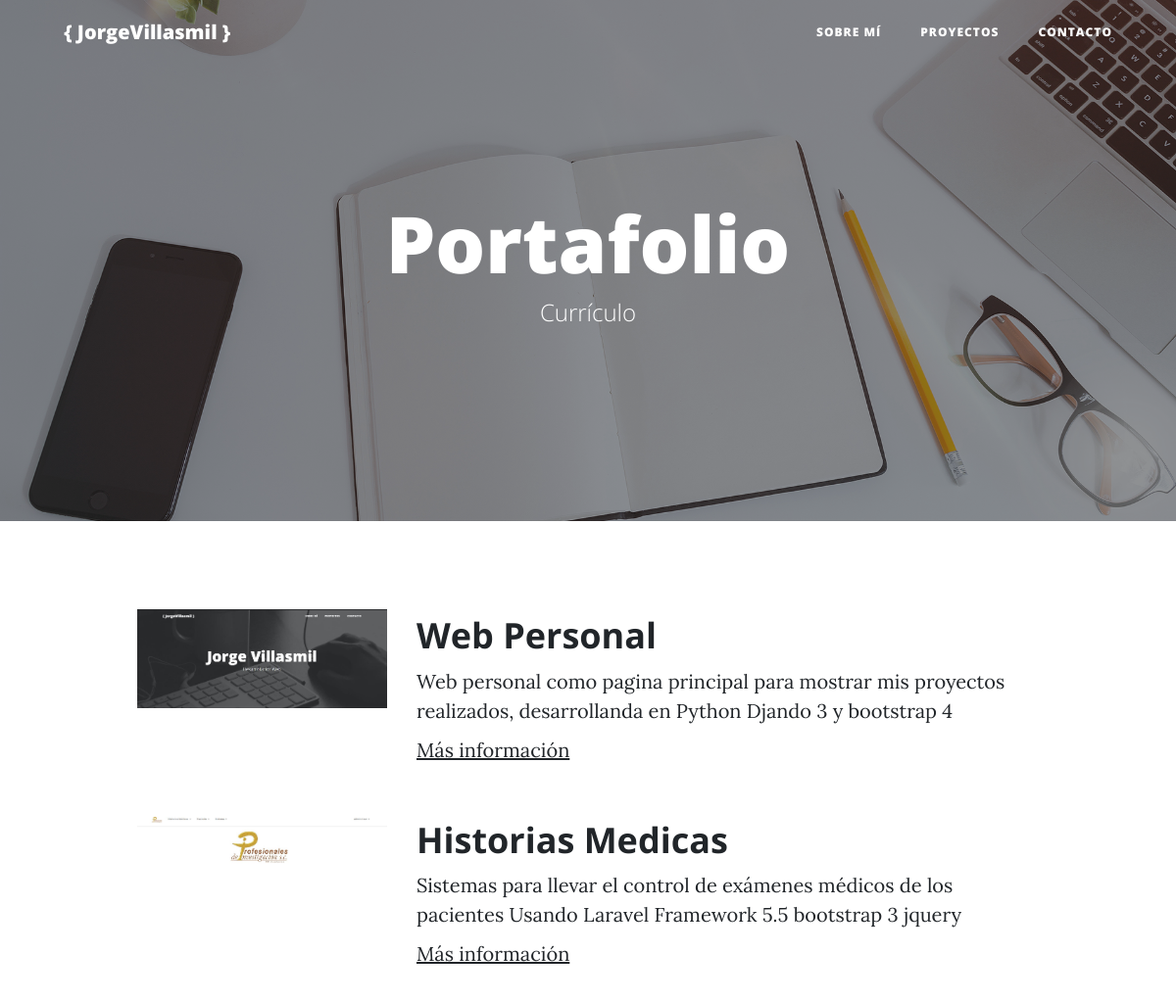
/portfolio/ (upper part), run on an earlier commit of the app's database.
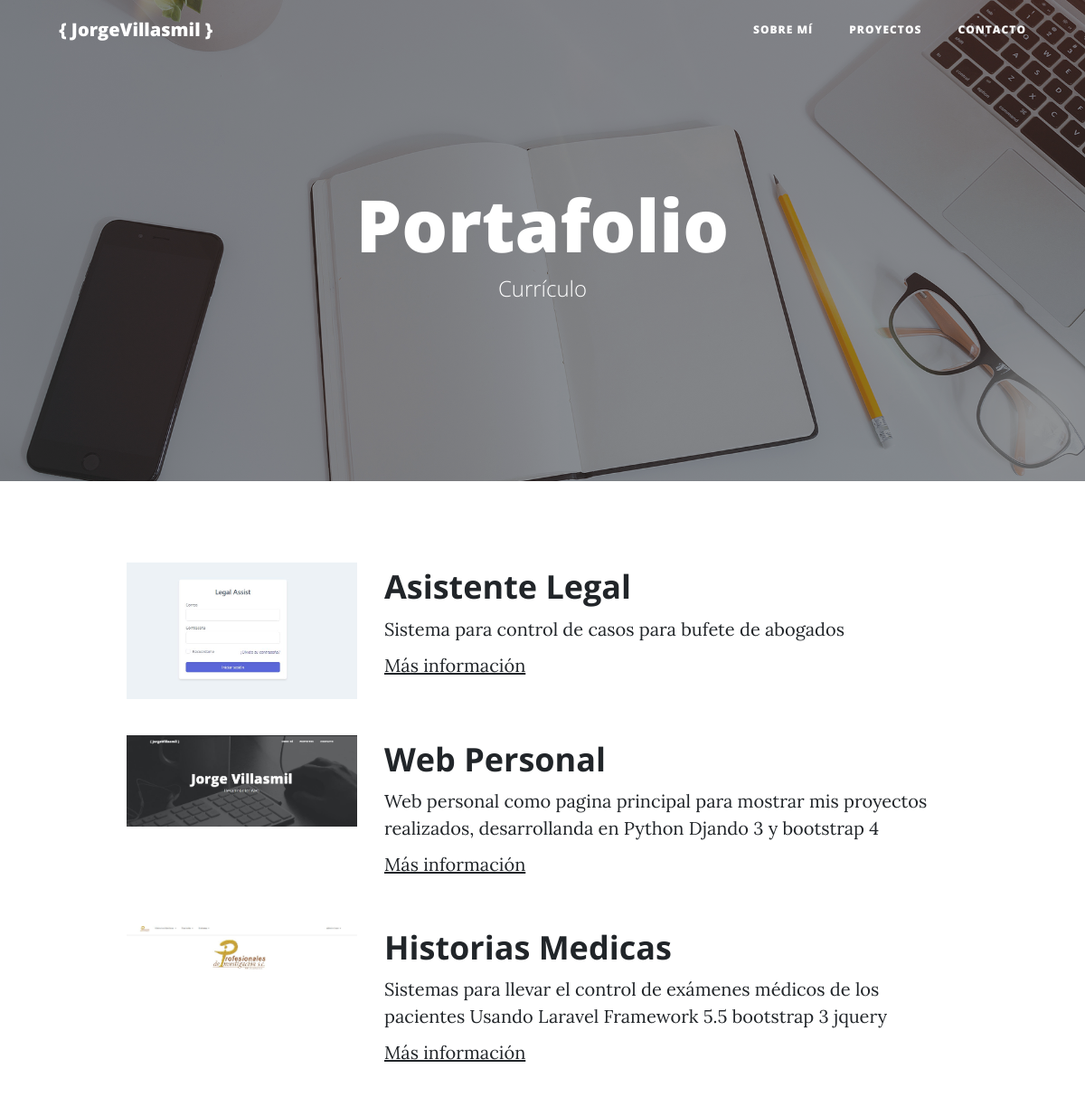
And on a later commit of the database.
### portfolio/models.py (models this page shows, shortened)
class BaseModel(models.Model):
    created = models.DateTimeField(auto_now_add=True, verbose_name = 'Fecha creacion')
    updated = models.DateTimeField(auto_now=True, verbose_name = 'Fecha edición')
    class Meta:
        abstract = True

class Project(BaseModel):
    title = models.CharField(max_length = 100, verbose_name = 'Titulo')
    description = models.TextField(verbose_name = 'Descripcion')
    image = models.ImageField(verbose_name = 'Imagen', upload_to = 'projects')
    url = models.URLField(null=True, blank=True, verbose_name="Direccion web")
    class Meta():
        verbose_name = 'Proyecto'
        verbose_name_plural = 'Proyectos'
        ordering = ['-created']

### portfolio/views.py (the view)
# urls.py: path('portfolio/', portfolio_views.portfolio, name="portfolio"),
def portfolio(request):
    projects = Project.objects.all()
    return render(request, 'portfolio/portfolio.html', {'projects':projects })

### portfolio/templates/portfolio/portfolio.html (shortened to what this page needs)
{% extends 'core/base.html' %}
{% block background %}{% load static %}{%  static 'core/img/portfolio-bg.jpg' %}{% endblock %}
{% block headers %}
    <h1>Portafolio</h1>
    <span class="subheading">Currículo</span>
{% endblock %}
{% block content %}
	{% for project in projects %}
	<div class="row project">
	      	<div class="col-lg-3 col-md-4 offset-lg-1">
			      <img class="img-fluid" src="{{ project.image.url }}" alt="">
	      	</div>
	        <div class="col-lg-7 col-md-8">
	      		<h2 class="section-heading title">{{ project.title }}</h2>
	          <p>{{ project.description }}</p>
	          <p><a href="{{ project.url }}" target="_blank">Más información</a></p>
	      	</div>
	</div>
	{% endfor %}
{% endblock %}

### core/templates/core/base.html (shortened to what this page needs)
<!DOCTYPE html>
<html lang="es">
  <head>
    {% load static %}
    <link href="{%  static 'core/vendor/bootstrap/css/bootstrap.min.css' %}" rel="stylesheet">
    <link href="{%  static 'core/vendor/font-awesome/css/font-awesome.min.css' %}" rel="stylesheet" type="text/css">
    <link href="{%  static 'core/css/clean-blog.min.css' %}" rel="stylesheet">
  </head>
  <body>
    <nav class="navbar navbar-expand-lg navbar-light fixed-top" id="mainNav">
      <div class="container">
        <a class="navbar-brand" href="{% url 'home' %}">{ JorgeVillasmil }</a>
        <div class="collapse navbar-collapse" id="navbarResponsive">
          <ul class="navbar-nav ml-auto">
            <li class="nav-item">
              <a class="nav-link" href="{% url 'home' %}">Sobre mí</a>
            </li>
            <li class="nav-item">
              <a class="nav-link" href="{% url 'portfolio' %}">Proyectos</a>
            </li>
            <li class="nav-item">
              <a class="nav-link" href="{% url 'contact' %}">Contacto</a>
            </li>
          </ul>
        </div>
      </div>
    </nav>
    <header class="masthead" style="background-image: url('{% block background %}{% endblock %}')">
      <div class="overlay"></div>
      <div class="container">
        <div class="row">
          <div class="col-lg-8 col-md-10 mx-auto">
            <div class="site-heading">
              {% block headers %} {% endblock %}
            </div>
          </div>
        </div>
      </div>
    </header>
    <div class="container">
        {% block content %} {% endblock %}
    </div>
  </body>
</html>

What changed in the data, as far as the page shows it:
added Project: image (picture), title "Asistente Legal", description "Sistema para control de casos para bufete de abogados"
